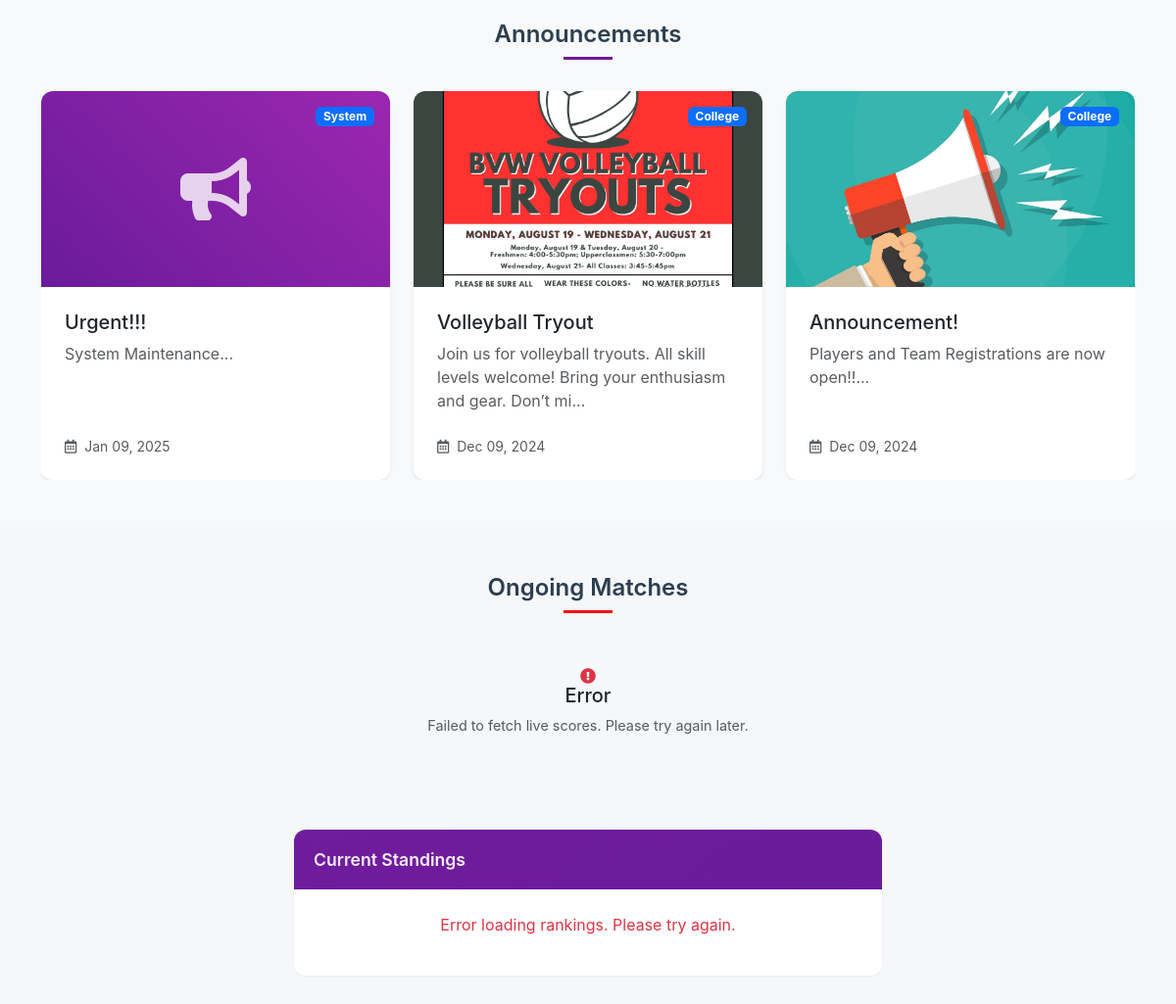
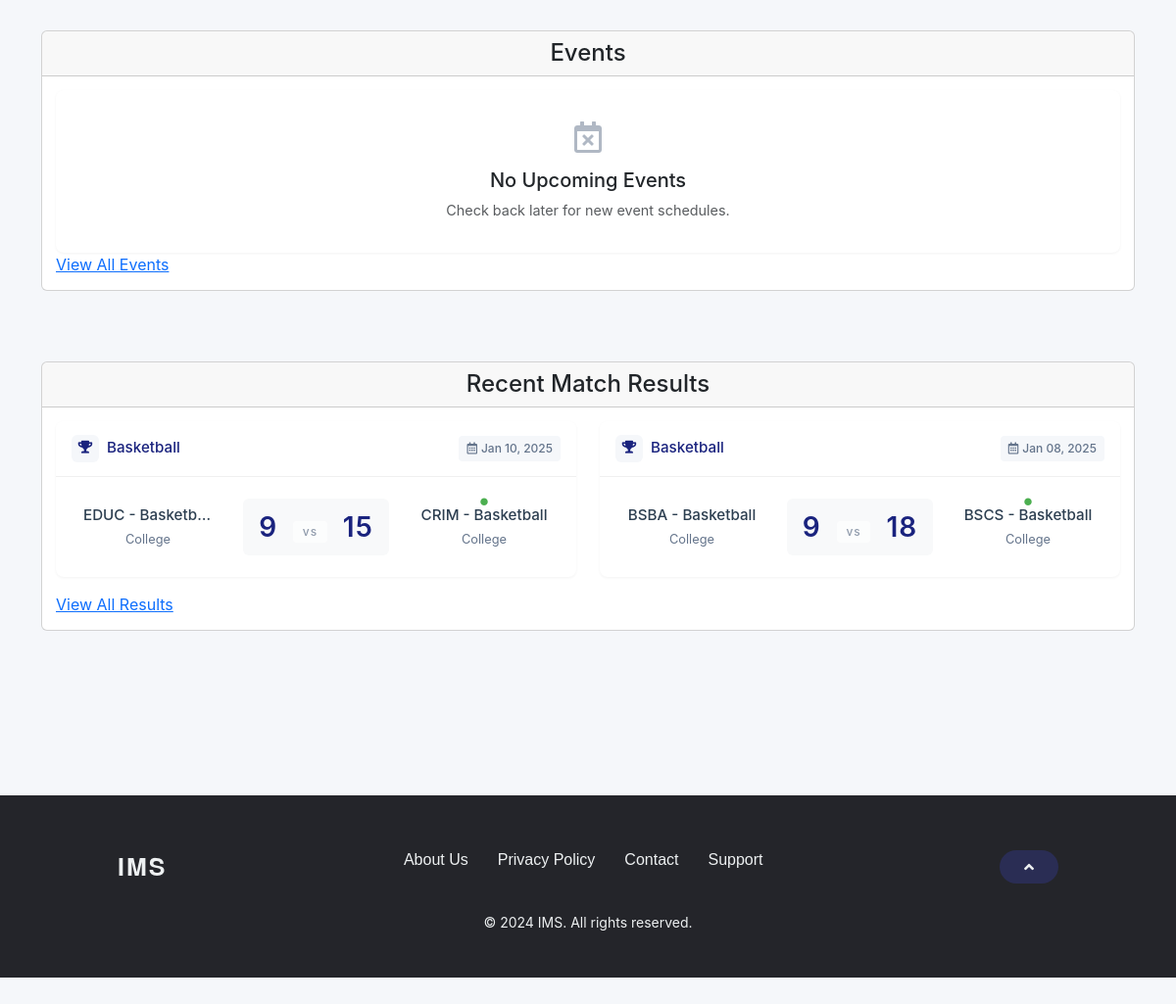
The page /home.php?school_id=8&department_id=1 (signed in, lower part) on the database as committed earlier (2 pictures, top to bottom).
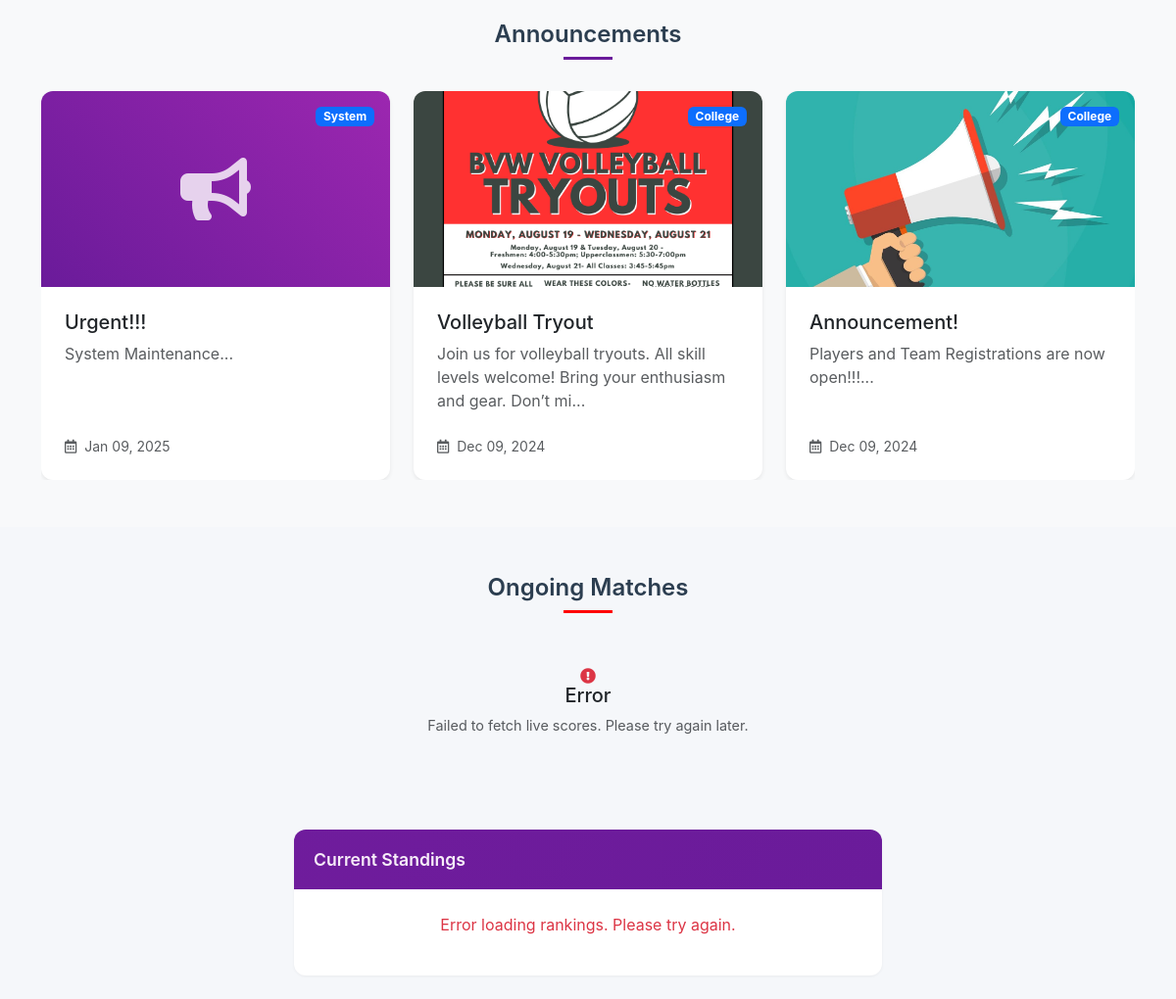
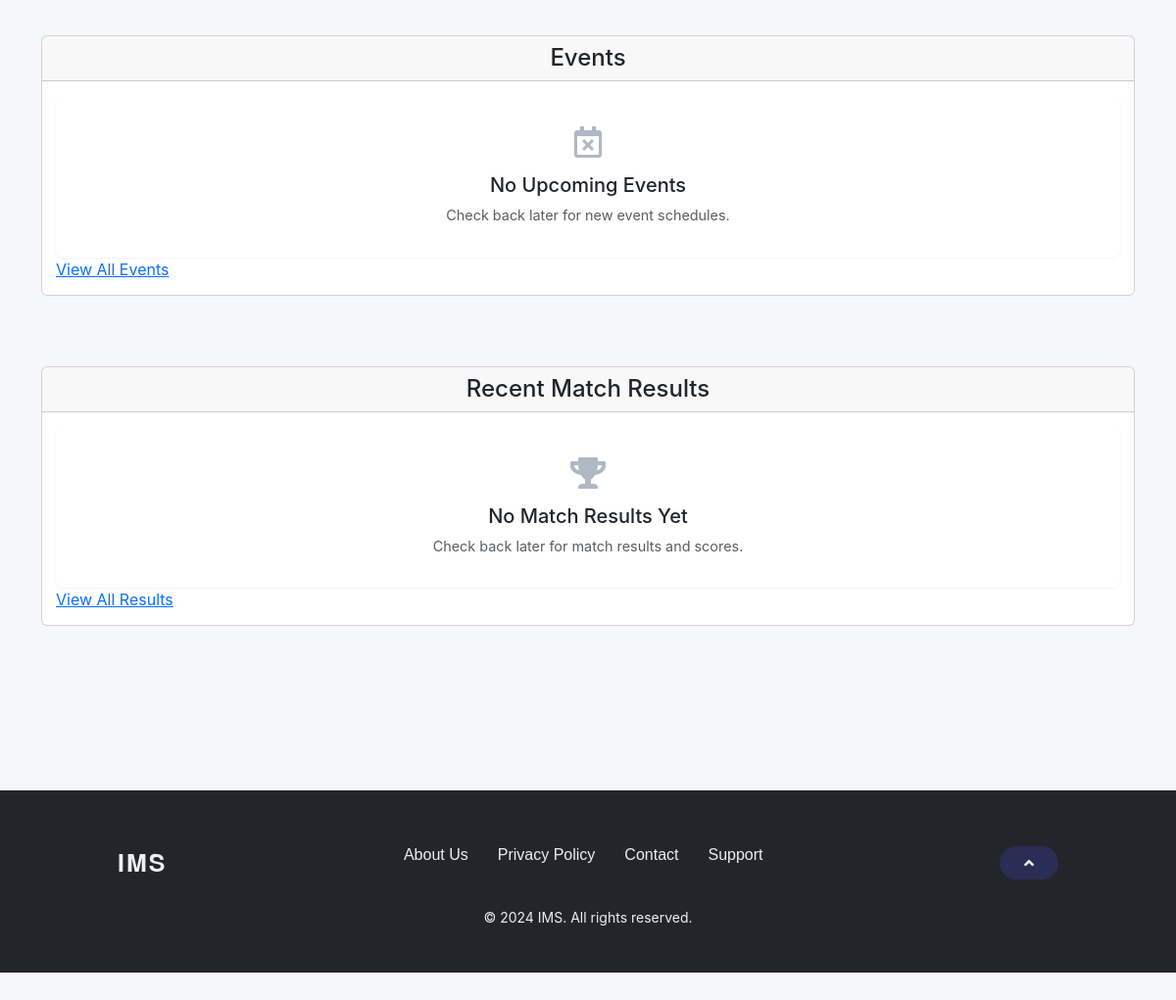
The same page on the database as committed later (2 pictures, top to bottom).
### tables this page shows
CREATE TABLE `announcement` (
  `id` int(11) NOT NULL,
  `title` varchar(255) NOT NULL,
  `message` text NOT NULL,
  `image` varchar(255) DEFAULT NULL,
  `school_id` int(11) DEFAULT NULL,
  `department_id` int(11) NOT NULL,
  `created_at` datetime DEFAULT current_timestamp()
);

CREATE TABLE `departments` (
  `id` int(11) NOT NULL,
  `department_name` enum('Elementary','JHS','SHS','College','System') NOT NULL,
  `school_id` int(11) DEFAULT NULL
);

CREATE TABLE `match_results` (
  `result_id` int(11) NOT NULL,
  `match_id` int(11) NOT NULL,
  `game_id` int(11) NOT NULL,
  `team_A_id` int(11) NOT NULL,
  `team_B_id` int(11) NOT NULL,
  `score_teamA` int(11) NOT NULL DEFAULT 0,
  `score_teamB` int(11) NOT NULL DEFAULT 0,
  `winning_team_id` int(11) NOT NULL,
  `losing_team_id` int(11) NOT NULL,
  `last_updated` timestamp NOT NULL DEFAULT current_timestamp() ON UPDATE current_timestamp()
);

CREATE TABLE `games` (
  `game_id` int(11) NOT NULL,
  `game_name` varchar(255) NOT NULL,
  `number_of_players` int(11) DEFAULT NULL,
  `category` varchar(100) DEFAULT NULL,
  `environment` enum('Indoor','Outdoor') NOT NULL,
  `created_at` timestamp NOT NULL DEFAULT current_timestamp(),
  `school_id` int(11) DEFAULT NULL
);

CREATE TABLE `schedules` (
  `schedule_id` int(11) NOT NULL,
  `match_id` int(11) NOT NULL,
  `schedule_date` date NOT NULL,
  `schedule_time` time NOT NULL,
  `venue` varchar(255) NOT NULL
);

CREATE TABLE `teams` (
  `team_id` int(11) NOT NULL,
  `team_name` varchar(255) NOT NULL,
  `game_id` int(11) NOT NULL,
  `created_at` timestamp NOT NULL DEFAULT current_timestamp(),
  `grade_section_course_id` int(11) DEFAULT NULL,
  `wins` int(11) DEFAULT 0,
  `losses` int(11) DEFAULT 0
);

### home.php (the view, shortened to what the rows shown need)
<?php
include 'navbarhome.php';
?>
<!DOCTYPE html>
<head>
    <link href="https://cdn.jsdelivr.net/npm/bootstrap@5.3.3/dist/css/bootstrap.min.css" rel="stylesheet">
    <link href="home.css" rel="stylesheet">
    <link rel="stylesheet" href="https://cdnjs.cloudflare.com/ajax/libs/font-awesome/5.15.4/css/all.min.css">
</head>
<body>
    <div class="announcement-section py-5 bg-light">
        <div class="container">
            <div id="announcementCarousel" class="carousel slide" data-bs-ride="carousel">
                <div class="carousel-inner">
                    <?php
                    $department_id = isset($_GET['department_id']) ? intval($_GET['department_id']) : 0;
                    $school_id = isset($_GET['school_id']) ? intval($_GET['school_id']) : 0;
                    $query_special = "SELECT a.id, a.title, a.message, a.image, a.created_at, d.department_name
                                  FROM announcement a
                                  LEFT JOIN departments d ON a.department_id = d.id
                                  WHERE a.department_id = 0 AND a.school_id = 0
                                  ORDER BY a.created_at DESC";
                    $query_filtered = "SELECT a.id, a.title, a.message, a.image, a.created_at, d.department_name
                                   FROM announcement a
                                   LEFT JOIN departments d ON a.department_id = d.id
                                   WHERE 1=1";
                    if ($department_id > 0) {
                        $query_filtered .= " AND a.department_id = ?";
                    }
                    if ($school_id > 0) {
                        $query_filtered .= " AND a.school_id = ?";
                    }
                    $query_filtered .= " ORDER BY a.created_at DESC";
                    $stmt_special = $conn->prepare($query_special);
                    if ($stmt_special->execute()) {
                        $special_results = $stmt_special->get_result();
                        $special_cards = [];
                        while ($row = $special_results->fetch_assoc()) {
                            $special_cards[] = $row;
                        }
                    } else {
                        echo '<div class="alert alert-danger">Error loading priority announcements</div>';
                    }
                    $stmt_filtered = $conn->prepare($query_filtered);
                    if ($department_id > 0 || $school_id > 0) {
                        $params = [];
                        $types = '';
                        if ($department_id > 0) {
                            $params[] = $department_id;
                            $types .= "i";
                        }
                        if ($school_id > 0) {
                            $params[] = $school_id;
                            $types .= "i";
                        }
                        $stmt_filtered->bind_param($types, ...$params);
                    }
                    if ($stmt_filtered->execute()) {
                        $filtered_results = $stmt_filtered->get_result();
                        $filtered_cards = [];
                        while ($row = $filtered_results->fetch_assoc()) {
                            $filtered_cards[] = $row;
                        }
                    } else {
                        echo '<div class="alert alert-danger">Error loading filtered announcements</div>';
                    }
                    $cards = array_merge($special_cards, $filtered_cards);
                    if (count($cards) > 0) {
                        $card_groups = array_chunk($cards, 3);
                        foreach ($card_groups as $index => $group) {
                            echo '<div class="carousel-item ' . ($index === 0 ? 'active' : '') . '">
                                <div class="row g-4">';
                            foreach ($group as $row) {
                                $date = new DateTime($row['created_at']);
                                $formatted_date = $date->format('M d, Y');
                                $has_image = !empty($row['image']) && file_exists('uploads/' . $row['image']);
                                echo '<div class="col-md-4">
                                    <a href="announcement_details.php?id=' . $row['id'] . '&school_id=' . $_GET['school_id'] . '&department_id=' . $_GET['department_id'] . '" class="text-decoration-none">
                                    <div class="announcement-card card h-100 shadow-sm hover-lift">
                                        <div class="position-relative">';
                                if ($has_image) {
                                    echo '<img src="uploads/' . htmlspecialchars($row['image']) . '"
                                           class="card-img-top"
                                           style="height: 200px; object-fit: cover;"
                                           alt="' . htmlspecialchars($row['title']) . '">';
                                } else {
                                    echo '<div class="default-announcement-image">
                                        <i class="fas fa-bullhorn"></i>
                                      </div>';
                                }
                                echo ($row['department_name'] ? '<span class="badge bg-primary position-absolute top-0 end-0 m-3">' . htmlspecialchars($row['department_name']) . '</span>' : '') . '
                                        </div>
                                        <div class="card-body p-4">
                                            <h5 class="card-title mb-2 text-truncate">' . htmlspecialchars($row['title']) . '</h5>
                                            <p class="card-text text-muted">' . htmlspecialchars(substr($row['message'], 0, 100)) . '...</p>
                                        </div>
                                        <div class="card-footer bg-transparent border-top-0 p-4 pt-0">
                                            <small class="text-muted">
                                                <i class="far fa-calendar-alt me-2"></i>' . $formatted_date . '
                                            </small>
                                        </div>
                                    </div>
                                    </a>
                                </div>';
                            }
                            echo '</div></div>';
                        }
                    }
                    ?>
                </div>
            </div>
        </div>
    </div>
    <div class="container pb-4">
        <div class="row g-4">
            <div class="col-12">
                <div class="card">
                    <div class="card-body">
                        <div class="row g-4">
                            <?php
                            $query = "
            SELECT
                mr.result_id,
                mr.match_id,
                mr.game_id,
                mr.team_A_id,
                mr.team_B_id,
                mr.score_teamA,
                mr.score_teamB,
                mr.winning_team_id,
                s.schedule_date,
                s.schedule_time,
                s.venue,
                tA.team_name AS teamA_name,
                tB.team_name AS teamB_name,
                gscA.grade_level AS teamA_grade_level,
                gscB.grade_level AS teamB_grade_level,
                dA.department_name AS teamA_department,
                dB.department_name AS teamB_department,
                g.game_name  -- Add this line to fetch the game_name from the games table
            FROM
                match_results mr
            JOIN
                matches m ON mr.match_id = m.match_id
            JOIN
                schedules s ON m.match_id = s.match_id
            JOIN
                teams tA ON mr.team_A_id = tA.team_id
            JOIN
                teams tB ON mr.team_B_id = tB.team_id
            JOIN
                grade_section_course gscA ON tA.grade_section_course_id = gscA.id
            JOIN
                grade_section_course gscB ON tB.grade_section_course_id = gscB.id
            JOIN
                departments dA ON gscA.department_id = dA.id
            JOIN
                departments dB ON gscB.department_id = dB.id
            JOIN
                games g ON mr.game_id = g.game_id  -- Add this JOIN to link to the games table
            WHERE
                dA.school_id = ?
                AND dB.school_id = ?
        ";
                            $params = [$_GET['school_id'], $_GET['school_id']];
                            if (!empty($_GET['department_id'])) {
                                $query .= " AND (dA.id = ? OR dB.id = ?)";
                                $params[] = $_GET['department_id'];
                                $params[] = $_GET['department_id'];
                            }
                            $query .= " ORDER BY s.schedule_date DESC LIMIT 5";
                            $stmtRecentMatches = $conn->prepare($query);
                            $stmtRecentMatches->bind_param(str_repeat('s', count($params)), ...$params);
                            if ($stmtRecentMatches->execute()) {
                                $resultRecentMatches = $stmtRecentMatches->get_result();
                                if ($resultRecentMatches->num_rows > 0) {
                                    while ($row = $resultRecentMatches->fetch_assoc()) {
                                        $teamAWon = $row['score_teamA'] > $row['score_teamB'];
                                        $teamBWon = $row['score_teamB'] > $row['score_teamA'];
                                        echo '
                    <div class="col-lg-6 mb-3">
                        <div class="card match-card">
                            <div class="game-header">
                                <div class="d-flex align-items-center">
                                    <span class="game-icon">
                                        <i class="fas fa-trophy"></i>
                                    </span>
                                    <h5 class="game-title">' . htmlspecialchars($row['game_name']) . '</h5>
                                </div>
                                <span class="date-badge">
                                    <i class="far fa-calendar-alt"></i>
                                    ' . htmlspecialchars(date('M d, Y', strtotime($row['schedule_date']))) . '
                                </span>
                            </div>
                            <div class="card-body">
                                <div class="d-flex justify-content-between align-items-center">
                                    <div class="team-info ' . ($teamAWon ? 'winner' : '') . '">
                                        <div class="team-name">' . htmlspecialchars($row['teamA_name']) . '</div>
                                        <div class="department-name">' . htmlspecialchars($row['teamA_department']) . '</div>
                                    </div>
                                    <div class="score-display">
                                        ' . htmlspecialchars($row['score_teamA']) . '
                                        <span class="vs-badge">vs</span>
                                        ' . htmlspecialchars($row['score_teamB']) . '
                                    </div>
                                    <div class="team-info ' . ($teamBWon ? 'winner' : '') . '">
                                        <div class="team-name">' . htmlspecialchars($row['teamB_name']) . '</div>
                                        <div class="department-name">' . htmlspecialchars($row['teamB_department']) . '</div>
                                    </div>
                                </div>
                            </div>
                        </div>
                    </div>';
                                    }
                                }
                            }
                            ?>
                        </div>
                    </div>
                </div>
            </div>
        </div>
    </div>
</body>
</html>

Rows that differ between the two databases and show on the page:
removed match_results: game.game_name "Basketball", schedules.schedule_date "Jan 10, 2025", team_A.team_name "EDUC - Basketball", departments.department_name "College", score_teamA "9", score_teamB "15", team_B.team_name "CRIM - Basketball"
removed match_results: game.game_name "Basketball", schedules.schedule_date "Jan 08, 2025", team_A.team_name "BSBA - Basketball", departments.department_name "College", score_teamA "9", score_teamB "18", team_B.team_name "BSCS - Basketball"
changed announcement "Announcement!": message "Players and Team Registrations are now open!!" → "Players and Team Registrations are now open!!!"
Other text that changed with them:
text now shown: "No Match Results Yet Check back later for match results and scores."
